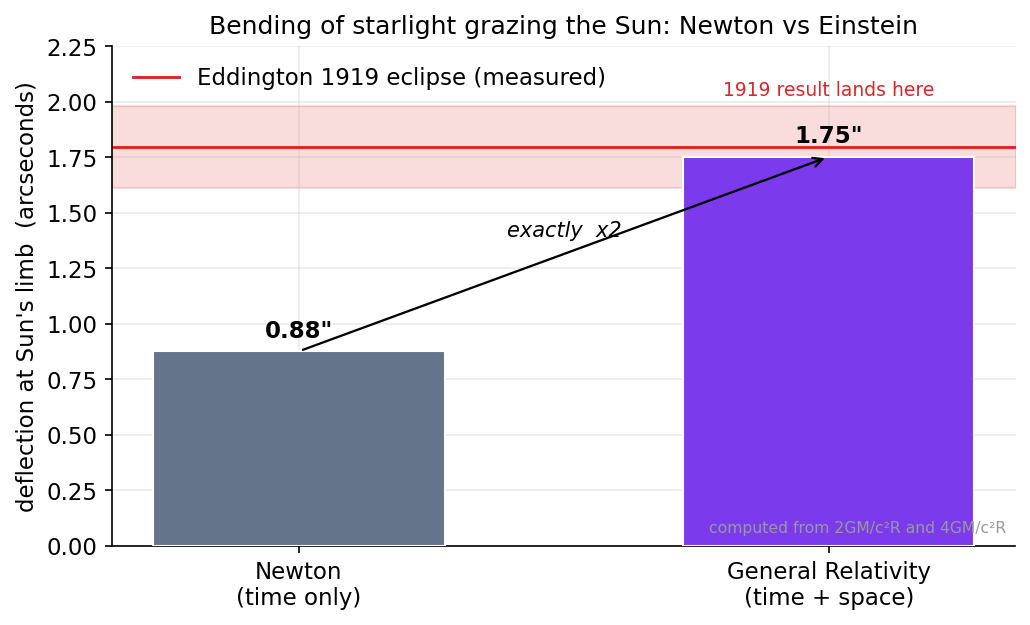

Here is the Python script that generated this plot:
import numpy as np, matplotlib
matplotlib.use("Agg")
import matplotlib.pyplot as plt
plt.rcParams.update({"figure.dpi":150,"savefig.dpi":150,"font.size":11,
    "axes.grid":True,"grid.alpha":0.25,"axes.spines.top":False,"axes.spines.right":False,
    "axes.titlesize":12,"figure.facecolor":"white","axes.facecolor":"white"})
C_FW="#7c3aed"; C_NEWTON="#64748b"; C_MOND="#0891b2"; C_DATA="#dc2626"
fig, ax = plt.subplots(figsize=(7,4.3))

# hardcoded published constants (SI)
G   = 6.674e-11      # m^3 kg^-1 s^-2
c   = 2.998e8        # m/s
Msun= 1.989e30       # kg
Rsun= 6.957e8        # m

# light deflection at the solar limb (radians) -> arcseconds
rad_to_arcsec = 180.0/np.pi*3600.0
delta_newton = (2.0*G*Msun)/(c**2*Rsun) * rad_to_arcsec   # ~0.875"
delta_gr     = (4.0*G*Msun)/(c**2*Rsun) * rad_to_arcsec   # ~1.75"

labels = ["Newton\n(time only)", "General Relativity\n(time + space)"]
vals   = [delta_newton, delta_gr]
cols   = [C_NEWTON, C_FW]
x = np.arange(2)
bars = ax.bar(x, vals, width=0.55, color=cols, edgecolor="white", zorder=3)
for xi, v in zip(x, vals):
    ax.text(xi, v+0.04, f"{v:.2f}\"", ha="center", va="bottom", fontweight="bold")

# 1919 Eddington eclipse measurement band (historically reported ~1.6-2.0")
lo, hi = 1.61, 1.98
ax.axhspan(lo, hi, color=C_DATA, alpha=0.16, zorder=1)
ax.axhline((lo+hi)/2.0, color=C_DATA, lw=1.4, ls="-", zorder=2,
           label="Eddington 1919 eclipse (measured)")
ax.text(1.0, hi+0.03, "1919 result lands here", color=C_DATA,
        ha="center", va="bottom", fontsize=9)

# annotate the exact factor of 2
ax.annotate("", xy=(1, delta_gr), xytext=(0, delta_newton),
            arrowprops=dict(arrowstyle="->", color="black", lw=1.1))
ax.text(0.5, (delta_newton+delta_gr)/2.0+0.06, "exactly  x2",
        ha="center", va="bottom", fontsize=10, fontstyle="italic")

ax.set_xticks(x); ax.set_xticklabels(labels)
ax.set_ylim(0, 2.25)
ax.set_ylabel("deflection at Sun's limb  (arcseconds)")
ax.set_title("Bending of starlight grazing the Sun: Newton vs Einstein")
ax.legend(frameon=False, loc="upper left")
ax.text(0.99, 0.02, "computed from 2GM/c²R and 4GM/c²R", transform=ax.transAxes,
        ha="right", va="bottom", fontsize=7.5, color="#999999")
fig.tight_layout(); fig.savefig("ch07_light_bending_newton_vs_gr.png", bbox_inches="tight"); print("ok")
